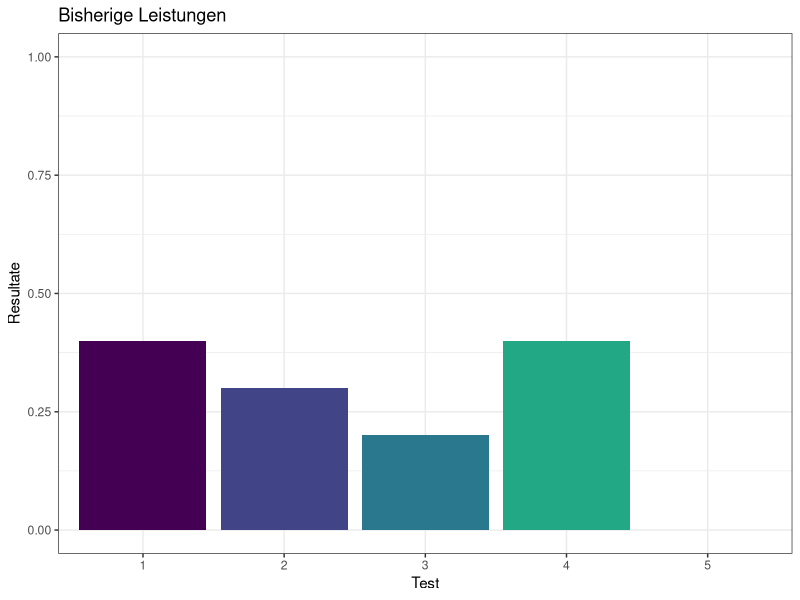
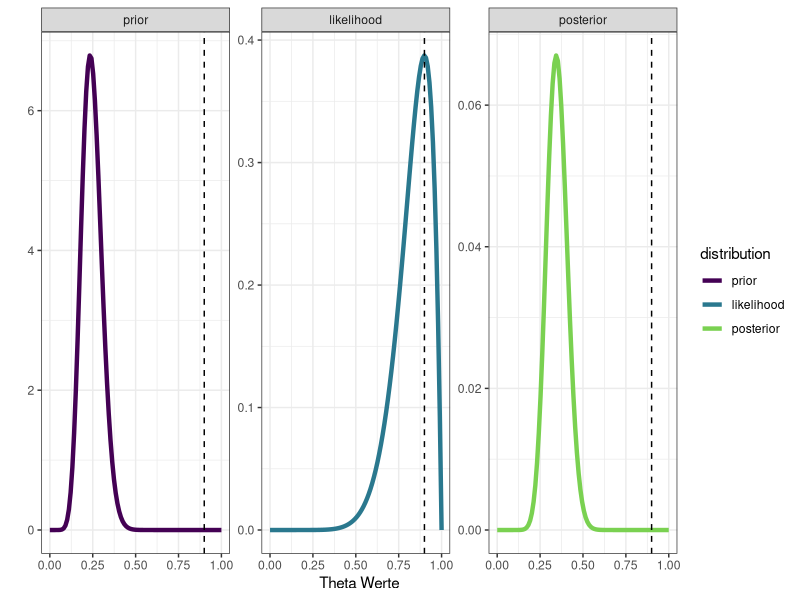
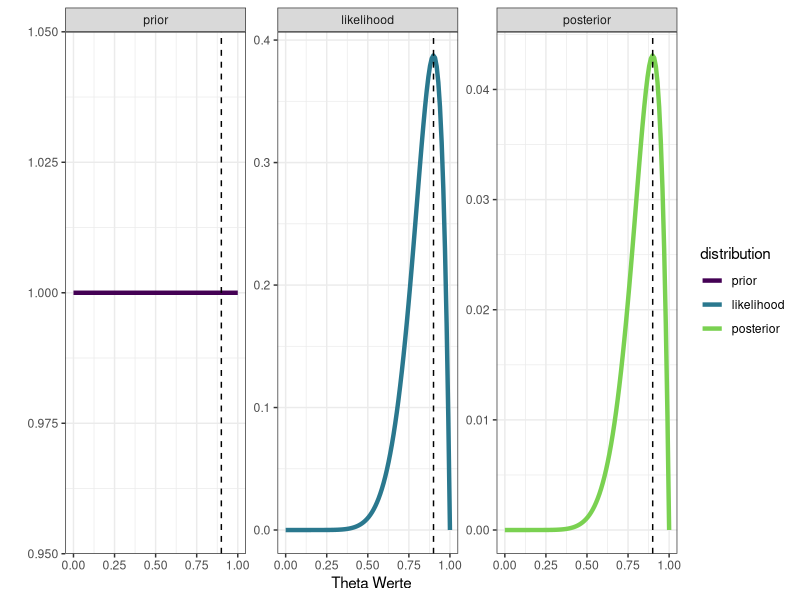
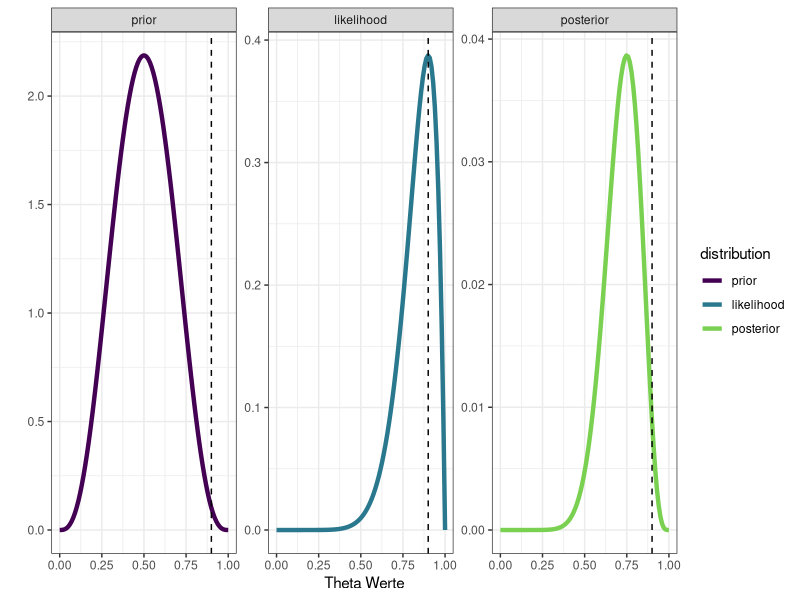

The R script that drew these images, in order:
## ---- chunk 1
knitr::opts_chunk$set(echo = TRUE)
## ---- chunk 2
library(tidyverse)
## ---- chunk 3
tibble(Test = as_factor(1:5), Resultate = c(4/10, 3/10, 2/10, 4/10, NA)) %>% 
  ggplot(aes(Test, Resultate, fill = Test)) +
  geom_bar(stat = 'identity') +
  scale_fill_viridis_d(end = 0.8) +
  scale_y_continuous(limits = c(0, 1)) +
  theme_bw() +
  theme(legend.position = "none") +
  ggtitle("Bisherige Leistungen")
## ---- chunk 4
answers <- c(1, 1, 1, 1, 0, 1, 1, 1, 1, 1)
## ---- chunk 5
ncorrect <- sum(answers)
nquestions <- length(answers)
prior_ncorrect <- 4 + 3 + 2 + 4
prior_nquestions <- 4 * 10
prior_nwrong <- prior_nquestions - prior_ncorrect
## ---- chunk 6
n_points <- 100
theta_grid <- seq(from = 0 , to = 1 , length.out = n_points)
theta_grid
## ---- chunk 7
likelihood <- dbinom(x = ncorrect , size = nquestions , prob = theta_grid)
## ---- chunk 8
maxlik <- max(likelihood)
## ---- chunk 9
theta_maxlik <- theta_grid[likelihood == maxlik]
theta_maxlik
## ---- chunk 10
prior <- dbeta(x = theta_grid, shape1 = prior_ncorrect,  shape2 = prior_nquestions)
## ---- chunk 11
unstandardized_posterior <- likelihood * prior

posterior <- unstandardized_posterior / sum(unstandardized_posterior)

posterior
## ---- chunk 12
df <- tibble(theta_grid, prior, likelihood, posterior)

df %>%
  pivot_longer(-theta_grid, names_to = "distribution", values_to = "density") %>% 
  mutate(distribution = as_factor(distribution)) %>% 
  ggplot(aes(theta_grid, density, color = distribution)) +
  geom_line(size = 1.5) +
  geom_vline(xintercept = 9/10, linetype = "dashed") +
  scale_color_viridis_d(end = 0.8) +
  xlab("Theta Werte") +
  ylab("") +
  facet_wrap(~distribution, scales = "free_y") +
  theme_bw()
## ---- chunk 13
prior <- dbeta(x = theta_grid, shape1 = 1,  shape2 = 1)
unstandardized_posterior <- likelihood * prior
posterior <- unstandardized_posterior / sum(unstandardized_posterior)

tibble(theta_grid, prior, likelihood, posterior) %>%
  pivot_longer(-theta_grid, names_to = "distribution", values_to = "density") %>% 
  mutate(distribution = as_factor(distribution)) %>% 
  ggplot(aes(theta_grid, density, color = distribution)) +
  geom_line(size = 1.5) +
  geom_vline(xintercept = 9/10, linetype = "dashed") +
  scale_color_viridis_d(end = 0.8) +
  xlab("Theta Werte") +
  ylab("") +
  facet_wrap(~distribution, scales = "free_y") +
  theme_bw()
## ---- chunk 14
prior <- dbeta(x = theta_grid, shape1 = 4,  shape2 = 4)
unstandardized_posterior <- likelihood * prior
posterior <- unstandardized_posterior / sum(unstandardized_posterior)

tibble(theta_grid, prior, likelihood, posterior) %>%
  pivot_longer(-theta_grid, names_to = "distribution", values_to = "density") %>% 
  mutate(distribution = as_factor(distribution)) %>% 
  ggplot(aes(theta_grid, density, color = distribution)) +
  geom_line(size = 1.5) +
  geom_vline(xintercept = 9/10, linetype = "dashed") +
  scale_color_viridis_d(end = 0.8) +
  xlab("Theta Werte") +
  ylab("") +
  facet_wrap(~distribution, scales = "free_y") +
  theme_bw()
## ---- chunk 15
pbinom(q = ncorrect-1,
       size = nquestions, 
       prob = prior_ncorrect/prior_nquestions)
## ---- chunk 16
1 - pbinom(q = ncorrect-1, 
           size = nquestions, 
           prob = prior_ncorrect/prior_nquestions)
## ---- chunk 17
pbinom(q = ncorrect-1, 
       size = nquestions, 
       prob = prior_ncorrect/prior_nquestions,
       lower.tail = FALSE)
## ---- chunk 18
dbinom(x = 9, 
       size = nquestions, 
       prob = prior_ncorrect/prior_nquestions) +
  dbinom(x = 10, 
       size = nquestions, 
       prob = prior_ncorrect/prior_nquestions) 
## ---- chunk 19
sum(dbinom(x = 9:10, 
       size = nquestions, 
       prob = prior_ncorrect/prior_nquestions))
## ---- chunk 20
sum(posterior[theta_grid > 0.9])
